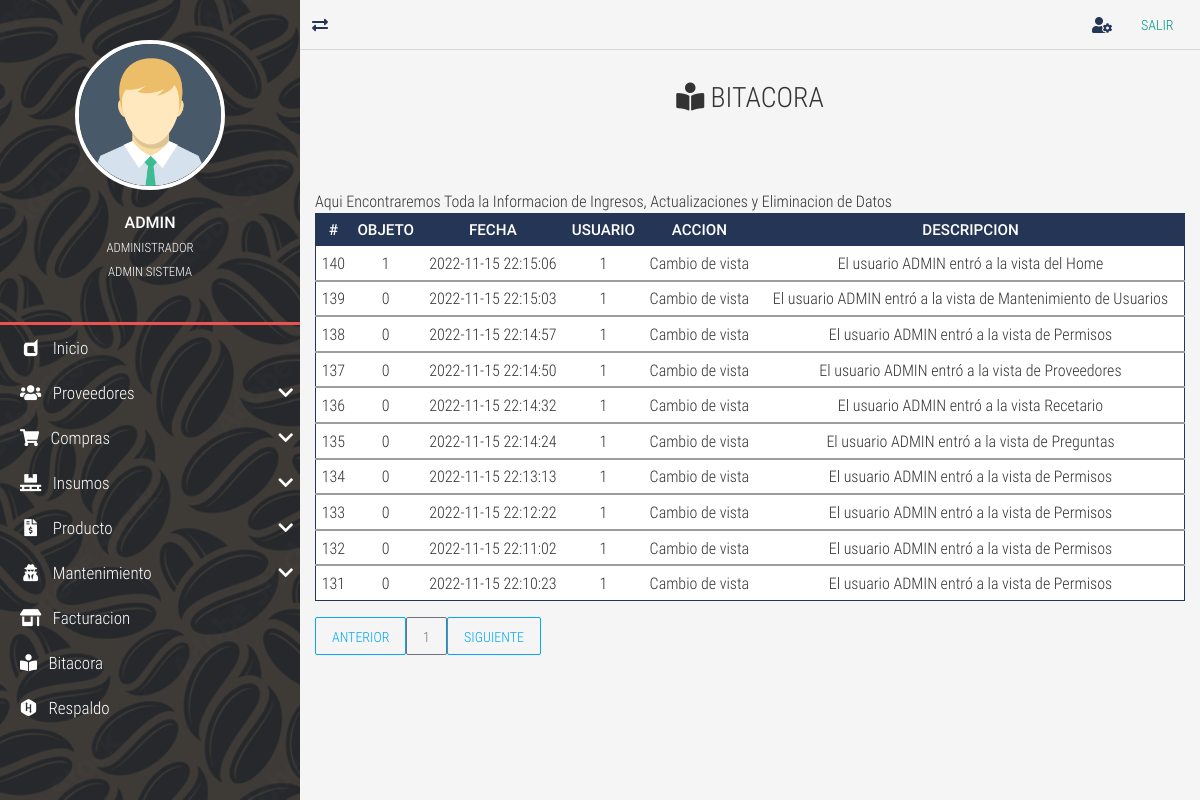
/bitacora/ (signed in), run on an earlier commit of the app's database.
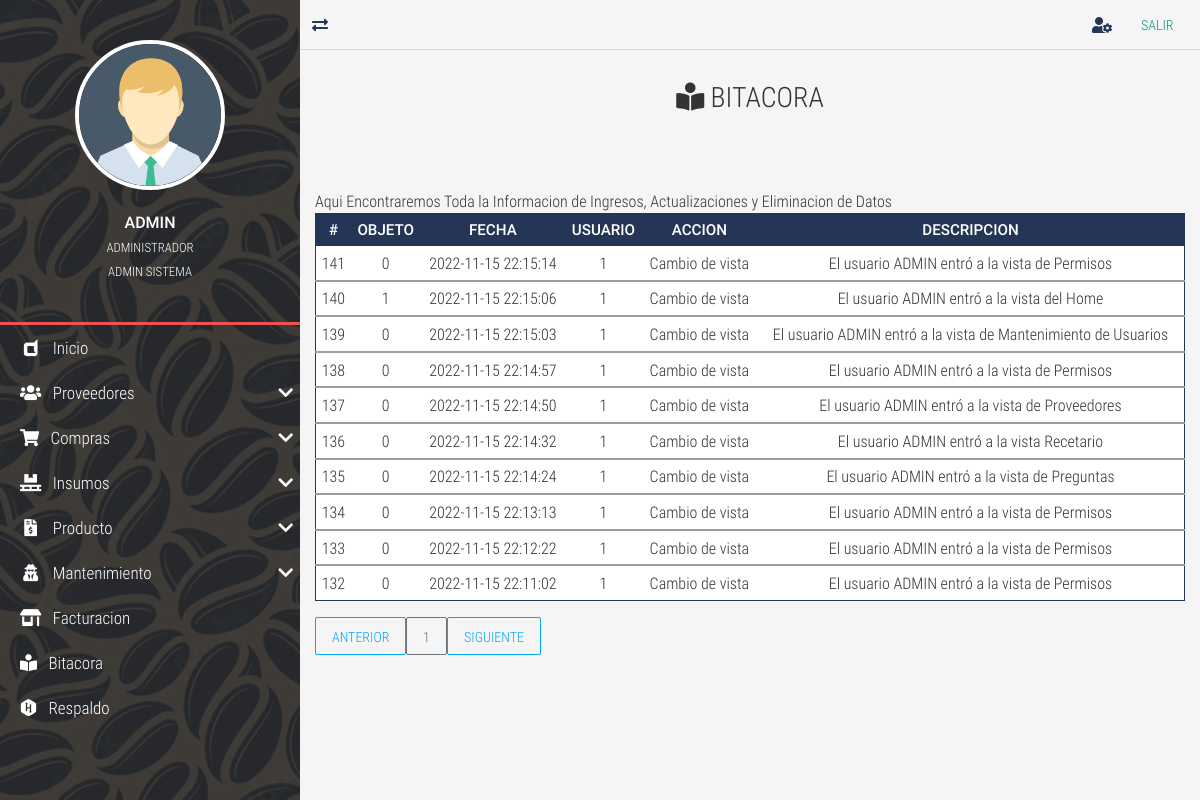
And on a later commit of the database.
### tables this page shows
CREATE TABLE `TBL_bitacora` (
  `id_bitacora` int NOT NULL AUTO_INCREMENT,
  `id_objeto` int DEFAULT NULL,
  `fecha` datetime NOT NULL,
  `id_usuario` int DEFAULT NULL,
  `accion` tinytext NOT NULL COMMENT 'accion realizada si es un ingreso nuevo, actualizacion. eliminacion o una consulta.',
  `descripcion` text,
  PRIMARY KEY (`id_bitacora`),
  KEY `FK_TBL_bitacora_TBL_usuarios` (`id_usuario`),
  CONSTRAINT `FK_TBL_bitacora_TBL_usuarios` FOREIGN KEY (`id_usuario`) REFERENCES `TBL_usuarios` (`id_usuario`)
);

### controladores/vistasControlador.php (called while the page is built)
<?php
	require_once "./modelos/vistasModelo.php";
	class vistasControlador extends vistasModelo{
		public function obtener_plantilla_controlador(){
			return require_once "./vistas/plantilla.php";
		}
		public function obtener_vistas_controlador(){
			if(isset($_GET['views'])){
				$ruta=explode("/", $_GET['views']);
				$respuesta=vistasModelo::obtener_vistas_modelo($ruta[0]);
			}else{
				$respuesta="login";
			}
			return $respuesta;
		}
	}

### index.php (called while the page is built, shortened)
<?php
	require_once "./controladores/vistasControlador.php";
	$plantilla = new vistasControlador();
	$plantilla->obtener_plantilla_controlador();

### modelos/vistasModelo.php (called while the page is built, shortened)
<?php
	class vistasModelo{
		protected static function obtener_vistas_modelo($vistas){
			$listaBlanca=["restaurar","respaldo","bitacora","prueba","proveedor-list","proveedor-new","proveedor-update","client-update","facturacion"
			,"home","insumos-list","insumos-new","insumos-update","objetos-list","objetos-new","objetos-update","inventario-list","producto-list","producto-new",
			"reservation-pending","reservation-search","producto-update","user-list","rol-list","permisos-list","reservation-reservation","user-new","user-search",
			"user-update","salir","compra-list","compra-new","compra-search","compra-detalle", "parametros-list", "preguntas-list", "Tipo-Producto-new", "recetario-list"];
			if(in_array($vistas, $listaBlanca)){
				if(is_file("./vistas/contenidos/".$vistas."-view.php")){
					$contenido="./vistas/contenidos/".$vistas."-view.php";
				}else{
					$contenido="404";
				}
			}elseif($vistas=="login" || $vistas=="index" || $vistas=="prueba" || $vistas=="rec-correo" || $vistas=="rec-preguntas" || $vistas=="cambiocontrasena"
			|| $vistas=="primer-ingreso" || $vistas=="verifica-codigo" || $vistas=="autoregistro" || $vistas=="preguntasusuario" || $vistas=="rsp"){
				$contenido="login";
			}else{
				$contenido="404";
				$contenido="rsp";
			}
			return $contenido;
		}
	}

### vistas/contenidos/bitacora-view.php (the view)
<div class="full-box page-header">
	<h3 class="text-center">
		<i class="fas fa-book-reader"></i> BITACORA
	</h3>
</div>
<div class="container-fluid">
	<div class="table-responsive">
    <caption>Aqui Encontraremos Toda la Informacion de Ingresos, Actualizaciones y  Eliminacion de Datos</caption>
	<table class="table table-dark table-sm" id="tblDatos">
		<thead>
			<tr class="text-center roboto-medium">
				<th>#</th>
				<th>OBJETO</th>
				<th>FECHA</th>
				<th>USUARIO</th>
				<th>ACCION</th>
				<th>DESCRIPCION</th>
			</tr>
		</thead>
		<?php
			include ("./cone.php");
			$sql="SELECT * FROM TBL_bitacora WHERE id_bitacora ORDER BY id_bitacora DESC ";
			$result=mysqli_query($conexion,$sql);
			while($mostrar=mysqli_fetch_assoc ($result)){
		?>
				<tbody>
					<tr class="text-center" >
						<td><?php echo $mostrar['id_bitacora']?></td>
						<td><?php echo $mostrar['id_objeto']?></td>
						<td><?php echo $mostrar['fecha']?></td>
						<td><?php echo $mostrar['id_usuario']?></td>
						<td><?php echo $mostrar['accion']?></td>
						<td><?php echo $mostrar['descripcion']?></td>
					</tr>
				</tbody>
		<?php
			}
		?>
	</table>
	<div id="paginador" class=""></div>

### vistas/plantilla.php (shortened to what this page needs)
<!DOCTYPE html>
<html lang="es">
<head>
	<?php include "./vistas/inc/Link.php"; ?>
</head>
<body>
	<?php
		require_once "./controladores/vistasControlador.php";
		$IV = new vistasControlador();
		$vistas=$IV->obtener_vistas_controlador();
		if($vistas=="login" || $vistas=="404" || $vistas=="olvido-contrasena" || $vistas=="rec-correo" || $vistas=="rec-preguntas" || $vistas=="cambiocontrasena"
		 || $vistas=="primer-ingreso" || $vistas=="verifica-codigo" || $vistas=="autoregistro" || $vistas=="preguntasusuario" || $vistas=="rsp" ){
			require_once "./vistas/contenidos/".$vistas."-view.php";
		}else{
			require_once './controladores/loginControlador.php';
	?>
	<main class="full-box main-container">
		<?php include "./vistas/inc/NavLateral.php"; ?>
		<section class="full-box page-content">
			<?php
				include "./vistas/inc/NavBar.php";
				include  $vistas;
			?>
		</section>
	</main>
	<?php
		}
	?>
</body>
</html>

### vistas/inc/Link.php (shortened to what this page needs)
<link rel="stylesheet" href="<?php echo SERVERURL; ?>vistas/css/normalize.css">
<link rel="stylesheet" href="<?php echo SERVERURL; ?>vistas/css/bootstrap.min.css">
<link rel="stylesheet" href="<?php echo SERVERURL; ?>vistas/css/bootstrap-material-design.min.css">
<link rel="stylesheet" href="<?php echo SERVERURL; ?>vistas/css/all.css">
<link rel="stylesheet" href="<?php echo SERVERURL; ?>vistas/css/sweetalert2.min.css">
<link rel="stylesheet" href="<?php echo SERVERURL; ?>vistas/css/jquery.mCustomScrollbar.css">
<link rel="stylesheet" href="<?php echo SERVERURL; ?>vistas/css/style.css">
<link rel="stylesheet" href="<?php echo SERVERURL; ?>vistas/css/estilos-login.css">

### vistas/inc/NavLateral.php (shortened to what this page needs)
<section class="full-box nav-lateral">
	<div class="full-box nav-lateral-content">
		<figure class="full-box nav-lateral-avatar">
			<img src="<?php echo SERVERURL; ?>vistas/assets/avatar/Avatar.png" class="img-fluid" alt="Avatar">
			<figcaption class="roboto-medium text-center">
				<?php echo $_SESSION['usuario_login']?>
				<br><small class="roboto-condensed-light"><?php echo $_SESSION['nombre_usuario']?> </small>
				<br><small class="roboto-condensed-light"><?php echo $_SESSION['rol']?> </small>
			</figcaption>
		</figure>
		<div class="full-box nav-lateral-bar"></div>
		<nav class="full-box nav-lateral-menu">
			<ul>
			<?php
			if($_SESSION['rol']=='ADMIN SISTEMA'){
				?>
				<li>
					<a href="<?php echo SERVERURL; ?>home/"><i class="fab fa-dashcube fa-fw"></i> &nbsp; Inicio</a>
				</li>
				<li>
					<a href="#" class="nav-btn-submenu"><i class="fas fa-users fa-fw"></i> &nbsp; Proveedores <i class="fas fa-chevron-down"></i></a>
				</li>
				<li>
					<a href="#" class="nav-btn-submenu"><i class="fas fa-shopping-cart"></i></i> &nbsp; Compras <i class="fas fa-chevron-down"></i></a>
				</li>
				<li>
					<a href="#" class="nav-btn-submenu"><i class="fas fa-pallet fa-fw"></i> &nbsp; Insumos <i class="fas fa-chevron-down"></i></a>
				</li>
				<li>
					<a href="#" class="nav-btn-submenu"><i class="fas fa-file-invoice-dollar fa-fw"></i> &nbsp; Producto <i class="fas fa-chevron-down"></i></a>
				</li>
				<li>
					<a href="#" class="nav-btn-submenu"><i class="fas  fa-user-secret fa-fw"></i> &nbsp; Mantenimiento <i class="fas fa-chevron-down"></i></a>
				</li>
				<li>
					<a href="<?php echo SERVERURL; ?>facturacion/"><i class="fas fa-store-alt fa-fw"></i> &nbsp; Facturacion</a>
				</li>
				<li>
					<a href="<?php echo SERVERURL; ?>bitacora/"><i class="fas fa-book-reader"></i> &nbsp; Bitacora</a>
				</li>
				<li>
					<a href="<?php echo SERVERURL; ?>respaldo/"><i class="fab fa-hackerrank"></i></i> &nbsp; Respaldo</a>
				</li>
				<?php
				}?>
			</ul>
		</nav>
	</div>
</section>

### vistas/inc/NavBar.php
<nav class="full-box navbar-info">
	<a href="#" class="float-left show-nav-lateral">
		<i class="fas fa-exchange-alt"></i>
	</a>
	<a href="<?php echo SERVERURL; ?>user-update/">
		<i class="fas fa-user-cog"></i>
	</a>
	<a href="<?php echo SERVERURL?>salir/"><button type="button"
	class="btn btn-primary">Salir</button></a>
</nav>

### vistas/css/all.css (style rules this page uses)
.fa, .fas, .far, .fal, .fab { -moz-osx-font-smoothing: grayscale; -webkit-font-smoothing: antialiased; display: inline-block; font-style: normal; font-variant: normal; text-rendering: auto; line-height: 1; }
.fa-fw { text-align: center; width: 1.25em; }
.fa-book-reader:before { content: "\f5da"; }
.fa-chevron-down:before { content: "\f078"; }
.fa-dashcube:before { content: "\f210"; }
.fa-exchange-alt:before { content: "\f362"; }
.fa-file-invoice-dollar:before { content: "\f571"; }
.fa-hackerrank:before { content: "\f5f7"; }
.fa-pallet:before { content: "\f482"; }
.fa-shopping-cart:before { content: "\f07a"; }
.fa-store-alt:before { content: "\f54f"; }
.fa-user-cog:before { content: "\f4fe"; }
.fa-user-secret:before { content: "\f21b"; }
.fa-users:before { content: "\f0c0"; }
.fab { font-family: 'Font Awesome 5 Brands'; }
.fa, .fas { font-family: 'Font Awesome 5 Free'; font-weight: 900; }

### vistas/css/style.css (style rules this page uses)
:root { --color-one: #F5F5F5; --color-two: #24292E; --color-three: #EC5252; --form-color: #14111A; --accent-color: #253556; --border-color: #D8D8D8; }
body,html { font-family: 'roboto_condensed_light'; width: 100vw; height: 100vh; background-color: var(--color-one); color: #333; font-size: 16px; }
.full-box { margin: 0; padding: 0; box-sizing: border-box; width: 100%; }
.page-header { padding: 30px 20px 60px 20px; }
.page-header > :nth-child(1) { padding-bottom: 7px; }
.table thead th { color: #FFF; }
.table tbody tr { color: #333; transition: all .2s ease-in-out; }
.table-dark, .table { background-color: #fff; }
.table-dark { border: 1px solid var(--accent-color); }
.table-dark thead tr { background-color: var(--accent-color); }
.table-dark td, .table-dark thead th, .table-dark th { border: none; }
.roboto-medium { font-family: 'roboto_medium_regular'; }
.roboto-condensed-light { font-family: 'roboto_condensed_light'; }
.main-container { height: 100%; position: absolute; top: 0; left: 0; overflow: hidden; }
.page-content, .nav-lateral { height: 100%; overflow: hidden; }
.page-content { position: relative; padding-left: 300px; transition: all .2s ease-in-out; padding-bottom: 20px; }
.nav-lateral { width: 300px; position: absolute; top: 0; left: 0; z-index: 1; transition: all .2s ease-in-out; background-image: url('../assets/img/adobe.jpg'); background-position: center center; background-size: cover; }
.nav-lateral-content { max-width: 300px; height: 100%; background-color: rgba(36, 41, 46, .8); }
.nav-lateral-bar { height: 3px; background-color: var(--color-three); }
.nav-lateral-avatar { padding: 40px 0; }
.nav-lateral-avatar img { width: 50%; margin: 0 auto; display: block; border: 4px solid #FFF; border-radius: 100%; }
.nav-lateral-avatar figcaption { margin-top: 20px; color: #FFF; }
.nav-lateral-menu { height: auto; }
.nav-lateral-menu ul { margin: 0; padding: 0; list-style: none; }
.nav-lateral-menu ul li { width: 100%; height: auto; }
.nav-lateral-menu ul li a { display: block; width: 100%; height: 45px; line-height: 45px; text-decoration: none; color: #FFF; font-size: 17px; box-sizing: border-box; padding-left: 20px; transition: all .2s ease-in-out; }
.nav-lateral-menu .fa-chevron-down, .nav-lateral-menu .fa-chevron-up { float: right; height: 45px; line-height: 45px; margin-right: 7px; transition: all .2s ease-in-out; }
.navbar-info { height: 50px; border-bottom: 1px solid var(--border-color); text-align: right; padding-right: 10px; }
.navbar-info a { color: var(--accent-color); height: 50px; min-width: 40px; text-align: center; line-height: 50px; display: inline-block; transition: all .2s ease-out; user-select: none; }

What changed in the data, as far as the page shows it:
no longer on this page (row unchanged): tbl_bitacora: id_bitacora "131", id_objeto "0", fecha "2022-11-15 22:10:23", id_usuario "1", accion "Cambio de vista", descripcion "El usuario ADMIN entró a la vista de Permisos"
added tbl_bitacora: id_bitacora "141", id_objeto "0", fecha "2022-11-15 22:15:14", id_usuario "1", accion "Cambio de vista", descripcion "El usuario ADMIN entró a la vista de Permisos"
